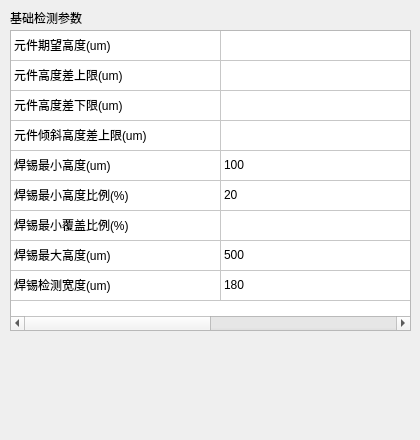
<?xml version="1.0" encoding="UTF-8"?>
<ui version="4.0">
 <class>Insp3DSolderWidget</class>
 <widget class="EditInspWindowBaseWidget" name="Insp3DSolderWidget">
  <property name="geometry">
   <rect>
    <x>0</x>
    <y>0</y>
    <width>420</width>
    <height>440</height>
   </rect>
  </property>
  <property name="windowTitle">
   <string>Insp3DSolderWidget</string>
  </property>
  <widget class="QTableWidget" name="tableWidget">
   <property name="enabled">
    <bool>true</bool>
   </property>
   <property name="geometry">
    <rect>
     <x>10</x>
     <y>30</y>
     <width>401</width>
     <height>301</height>
    </rect>
   </property>
   <property name="rowCount">
    <number>9</number>
   </property>
   <property name="columnCount">
    <number>2</number>
   </property>
   <attribute name="horizontalHeaderVisible">
    <bool>false</bool>
   </attribute>
   <attribute name="horizontalHeaderDefaultSectionSize">
    <number>210</number>
   </attribute>
   <attribute name="horizontalHeaderStretchLastSection">
    <bool>true</bool>
   </attribute>
   <attribute name="verticalHeaderVisible">
    <bool>false</bool>
   </attribute>
   <row/>
   <row/>
   <row/>
   <row/>
   <row/>
   <row/>
   <row/>
   <row/>
   <row/>
   <column/>
   <column/>
   <item row="0" column="0">
    <property name="text">
     <string>元件期望高度(um)</string>
    </property>
    <property name="flags">
     <set>ItemIsSelectable|ItemIsDragEnabled|ItemIsDropEnabled|ItemIsUserCheckable|ItemIsEnabled|ItemIsTristate</set>
    </property>
   </item>
   <item row="1" column="0">
    <property name="text">
     <string>元件高度差上限(um)</string>
    </property>
    <property name="flags">
     <set>ItemIsSelectable|ItemIsEditable|ItemIsEnabled</set>
    </property>
   </item>
   <item row="1" column="1">
    <property name="text">
     <string/>
    </property>
   </item>
   <item row="2" column="0">
    <property name="text">
     <string>元件高度差下限(um)</string>
    </property>
   </item>
   <item row="3" column="0">
    <property name="text">
     <string>元件倾斜高度差上限(um)</string>
    </property>
   </item>
   <item row="4" column="0">
    <property name="text">
     <string>焊锡最小高度(um)</string>
    </property>
   </item>
   <item row="4" column="1">
    <property name="text">
     <string>100</string>
    </property>
   </item>
   <item row="5" column="0">
    <property name="text">
     <string>焊锡最小高度比例(%)</string>
    </property>
   </item>
   <item row="5" column="1">
    <property name="text">
     <string>20</string>
    </property>
   </item>
   <item row="6" column="0">
    <property name="text">
     <string>焊锡最小覆盖比例(%)</string>
    </property>
   </item>
   <item row="7" column="0">
    <property name="text">
     <string>焊锡最大高度(um)</string>
    </property>
   </item>
   <item row="7" column="1">
    <property name="text">
     <string>500</string>
    </property>
   </item>
   <item row="8" column="0">
    <property name="text">
     <string>焊锡检测宽度(um)</string>
    </property>
   </item>
   <item row="8" column="1">
    <property name="text">
     <string>180</string>
    </property>
   </item>
  </widget>
  <widget class="QLabel" name="labelBasicParameter">
   <property name="geometry">
    <rect>
     <x>10</x>
     <y>10</y>
     <width>81</width>
     <height>16</height>
    </rect>
   </property>
   <property name="text">
    <string>基础检测参数</string>
   </property>
  </widget>
 </widget>
 <layoutdefault spacing="6" margin="11"/>
 <customwidgets>
  <customwidget>
   <class>EditInspWindowBaseWidget</class>
   <extends>QWidget</extends>
   <header>editinspwindowbasewidget.h</header>
   <container>1</container>
  </customwidget>
 </customwidgets>
 <resources/>
 <connections/>
</ui>
